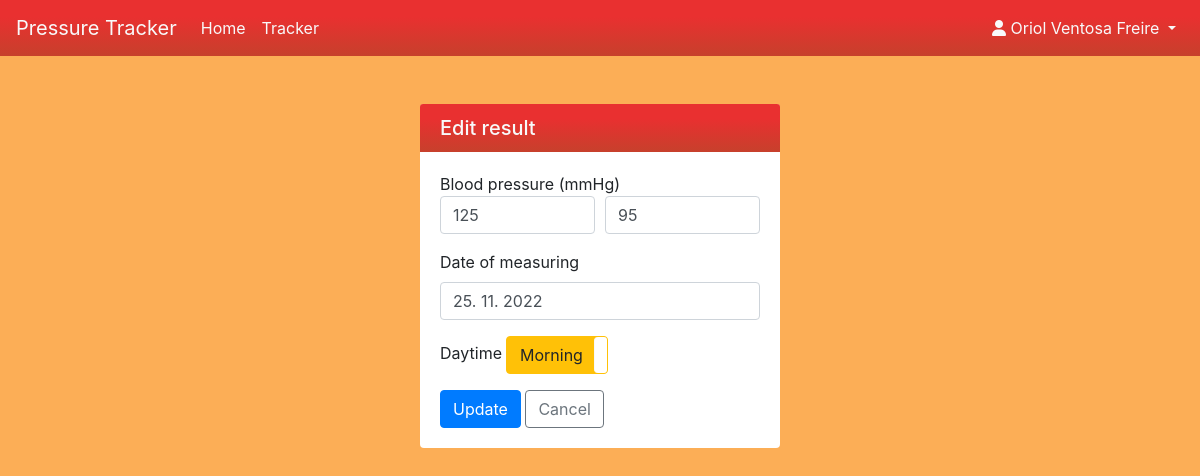
The page /result/edit/12 (signed in) on the database its author committed.
### app1.py (models this page shows)
class Result(db.Model):
    __tablename__ = 'result'
    id = db.Column(db.Integer, nullable=False,
                   primary_key=True, autoincrement=True)
    user_id = db.Column(db.Integer, db.ForeignKey(User.id))
    diastolic = db.Column(db.String, nullable=False)
    systolic = db.Column(db.String, nullable=False)
    daytime = db.Column(db.Integer, nullable=False, default=0)
    date = db.Column(db.DateTime, nullable=False)
    user = db.relationship('User')

### app1.py (the view, shortened to what this page needs)
@app.route('/result/edit/<id>', methods=['GET', 'POST'])
def edit_result(id):
    record = db.session.query(Result).get(id)
    if not record:
        message = 'Result with this ID cannot be found. Either it was deleted or it did not exist in the first place.'
        abort(404, message)
    if not session or session['loggedin'] == False:
        message = 'You do not have access permission.'
        abort(401, message)
    if record.user_id != session['user_id'] and session['is_admin'] == False:
        message = 'You are not authorized to edit this result.'
        abort(403, message)
    record.date = record.date.strftime('%d. %m. %Y')
    form = EditResultForm(obj=record)
    return render_template('result_form.html', form=form, user=session)

### app1.py
class EditResultForm(FlaskForm):
    title = 'Edit result'
    diastolic = StringField(
        'Diastolic',  # previously said diastolic measurement
        validators=[DataRequired('You must provide a new systolic blood measurement.')]
    )
    systolic = StringField(
        'Systolic',  # previsouly said systolic measurement
        validators=[DataRequired('You must provide a new systolic blood measurement.')]
    )
    date = StringField(
        'Date of measuring',
        validators=[DataRequired('You must provide event date.')]
    )
    daytime = BooleanField(
        'Daytime',
        render_kw={
            'data-toggle': 'toggle',
            'data-size': 's',  # Extra small
            'data-on': 'Morning',
            'data-off': 'Night',
            'data-onstyle': 'warning',
            'data-offstyle': 'dark'
        }
    )
    submit = SubmitField('Update')

### templates/result_form.html (shortened to what this page needs)
{% extends "base.html" %}
{% block content %}
<div class="card my-5 mx-auto" style="max-width:30%">
	<h5 class="card-header text-light bg=class custom-gradient1">{{ form.title }}</h5>
	<div class="card-body">
		<form method="POST">
			Blood pressure (mmHg)
			<div class="form-row">
				<div class="form-group col-md-6">
					{{ form.systolic(class='form-control') }}
				</div>
				<div class="form-group col-md-6">
					{{ form.diastolic(class='form-control') }}
				</div>
			</div>
			<div class="form-group">
				{{ form.date.label }}
				{{ form.date(class='form-control') }}
			</div>
			<div class="form-group">
				{{ form.daytime.label }}
			</div>
			{{ form.submit(class='btn btn-primary') }}
			<a href="/tracker" class="btn btn-outline-secondary">Cancel</a>
		</form>
	</div>
</div>
{% endblock %}

### templates/base.html (style rules this page uses)
body { background-color: #fcae56; }
.custom-gradient1 { background: rgb(221, 92, 72); background: linear-gradient(0deg, rgb(199, 64, 44) 0%, rgb(233, 48, 48) 70%); }
.card { border: 0; }
.card-header { border-bottom: 0; }

### rows shown on the page
Result: systolic "125", diastolic "95", date "25. 11. 2022"

### other values the page prints
{{ user.firstname }} "Oriol"
{{ user.lastname }} "Ventosa Freire"
